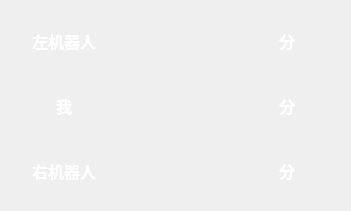
<?xml version="1.0" encoding="UTF-8"?>
<ui version="4.0">
 <class>ScorePanel</class>
 <widget class="QWidget" name="ScorePanel">
  <property name="geometry">
   <rect>
    <x>0</x>
    <y>0</y>
    <width>351</width>
    <height>211</height>
   </rect>
  </property>
  <property name="windowTitle">
   <string>Form</string>
  </property>
  <layout class="QGridLayout" name="gridLayout">
   <item row="3" column="2">
    <widget class="QLabel" name="right_fen">
     <property name="font">
      <font>
       <pointsize>12</pointsize>
       <bold>true</bold>
      </font>
     </property>
     <property name="styleSheet">
      <string notr="true">color: rgb(255, 255, 255);</string>
     </property>
     <property name="text">
      <string>分</string>
     </property>
     <property name="alignment">
      <set>Qt::AlignCenter</set>
     </property>
    </widget>
   </item>
   <item row="1" column="0">
    <widget class="QLabel" name="left">
     <property name="font">
      <font>
       <pointsize>12</pointsize>
       <bold>true</bold>
      </font>
     </property>
     <property name="styleSheet">
      <string notr="true">color: rgb(255, 255, 255);</string>
     </property>
     <property name="text">
      <string>左机器人</string>
     </property>
     <property name="alignment">
      <set>Qt::AlignCenter</set>
     </property>
    </widget>
   </item>
   <item row="1" column="2">
    <widget class="QLabel" name="left_fen">
     <property name="font">
      <font>
       <pointsize>12</pointsize>
       <bold>true</bold>
      </font>
     </property>
     <property name="styleSheet">
      <string notr="true">color: rgb(255, 255, 255);</string>
     </property>
     <property name="text">
      <string>分</string>
     </property>
     <property name="alignment">
      <set>Qt::AlignCenter</set>
     </property>
    </widget>
   </item>
   <item row="3" column="0">
    <widget class="QLabel" name="right">
     <property name="font">
      <font>
       <pointsize>12</pointsize>
       <bold>true</bold>
      </font>
     </property>
     <property name="styleSheet">
      <string notr="true">color: rgb(255, 255, 255);</string>
     </property>
     <property name="text">
      <string>右机器人</string>
     </property>
     <property name="alignment">
      <set>Qt::AlignCenter</set>
     </property>
    </widget>
   </item>
   <item row="1" column="1">
    <widget class="QLabel" name="leftScore">
     <property name="font">
      <font>
       <pointsize>12</pointsize>
       <bold>true</bold>
      </font>
     </property>
     <property name="styleSheet">
      <string notr="true">color: rgb(255, 255, 255);</string>
     </property>
     <property name="text">
      <string/>
     </property>
     <property name="alignment">
      <set>Qt::AlignCenter</set>
     </property>
    </widget>
   </item>
   <item row="3" column="1">
    <widget class="QLabel" name="rightScore">
     <property name="font">
      <font>
       <pointsize>12</pointsize>
       <bold>true</bold>
      </font>
     </property>
     <property name="styleSheet">
      <string notr="true">color: rgb(255, 255, 255);</string>
     </property>
     <property name="text">
      <string/>
     </property>
     <property name="alignment">
      <set>Qt::AlignCenter</set>
     </property>
    </widget>
   </item>
   <item row="2" column="0">
    <widget class="QLabel" name="me">
     <property name="font">
      <font>
       <pointsize>12</pointsize>
       <bold>true</bold>
      </font>
     </property>
     <property name="styleSheet">
      <string notr="true">color: rgb(255, 255, 255);</string>
     </property>
     <property name="text">
      <string>我</string>
     </property>
     <property name="alignment">
      <set>Qt::AlignCenter</set>
     </property>
    </widget>
   </item>
   <item row="2" column="1">
    <widget class="QLabel" name="meScore">
     <property name="font">
      <font>
       <pointsize>12</pointsize>
       <bold>true</bold>
      </font>
     </property>
     <property name="styleSheet">
      <string notr="true">color: rgb(255, 255, 255);</string>
     </property>
     <property name="text">
      <string/>
     </property>
     <property name="alignment">
      <set>Qt::AlignCenter</set>
     </property>
    </widget>
   </item>
   <item row="2" column="2">
    <widget class="QLabel" name="me_fen">
     <property name="font">
      <font>
       <pointsize>12</pointsize>
       <bold>true</bold>
      </font>
     </property>
     <property name="styleSheet">
      <string notr="true">color: rgb(255, 255, 255);</string>
     </property>
     <property name="text">
      <string>分</string>
     </property>
     <property name="alignment">
      <set>Qt::AlignCenter</set>
     </property>
    </widget>
   </item>
  </layout>
 </widget>
 <resources/>
 <connections/>
</ui>
